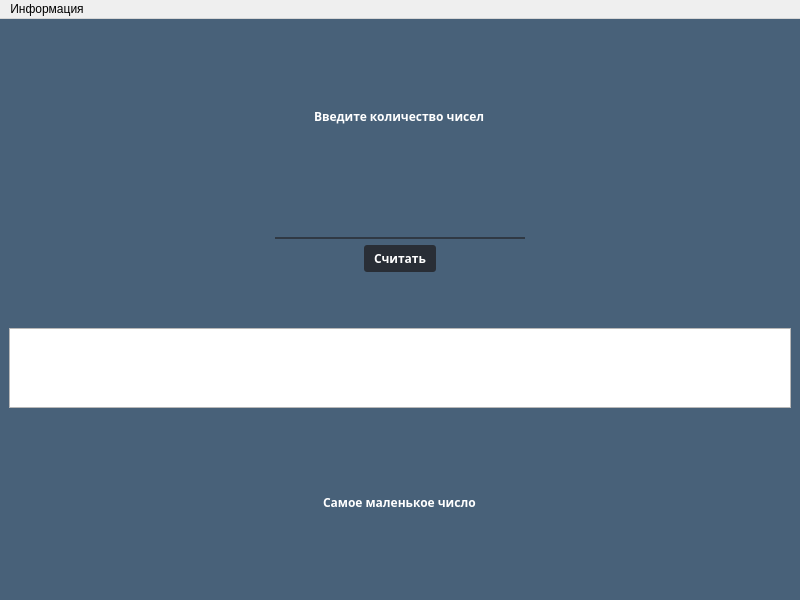
<?xml version="1.0" encoding="UTF-8"?>
<ui version="4.0">
 <class>MainWindow</class>
 <widget class="QMainWindow" name="MainWindow">
  <property name="geometry">
   <rect>
    <x>0</x>
    <y>0</y>
    <width>800</width>
    <height>600</height>
   </rect>
  </property>
  <property name="windowTitle">
   <string>Счет кратных чисел</string>
  </property>
  <property name="styleSheet">
   <string notr="true">QLabel, QPushButton, QLineEdit, QCheckBox {
    color: white;
	font-family: Rubick;
	font-size: 9pt;
	font-weight: 600;
	border: none;
}

QWidget#centralwidget{
	background-color: rgb(72, 97, 121);
}
	
QPushButton {
    background-color: rgb(41, 46, 54);
    color: #ffffff;
    border: none;
    padding: 5px 10px;
    border-radius: 3px;
}

  QPushButton:hover {
    background-color:  rgb(36, 41, 48);
}

  QPushButton:pressed {
    background-color:  rgb(24, 28, 33);
}

QPushButton:disabled {
    background-color: #929292;
    color: #d1d1d1;
}

QLineEdit{
    background-color: rgba(0, 0, 0, 0);
    border: none;
    border-bottom: 2px solid rgba(41, 46, 54, 200);
    color: white;
    padding-bottom: 7px;
    padding-left: 5px;
}
QLineEdit:hover {
    border-bottom: 2px solid rgba(52, 67, 79, 200);
}

QLineEdit:focus {
    border-bottom: 2px solid rgba(15, 17, 20, 200);
}

QCheckBox::indicator {
    width: 13px;
    height: 13px;
}

QCheckBox::indicator:unchecked {
	border: 2px solid #238fd6;
    background-color: #ffffff;
}

QCheckBox::indicator:hover {
    background-color: #ffffff;
    border: 2px solid #2AA8F7;
}

QCheckBox::indicator:pressed{
    border: 2px solid #0069d9;
}

QCheckBox::indicator:checked {
    border: 2px solid #238fd6;
    background-color: #ffffff;
    image: url(:/icon/icon/check_mark.png);
}

QCheckBox::indicator:checked:hover{
     border: 2px solid #2AA8F7;
}

QCheckBox::indicator:checked:pressed{
    border: 2px solid #0069d9;
}

QLabel#label_error_code_cc, #label_error_code_rcc{
    font-size: 8pt;
}
QLabel#label_img_login{
    border-image: url(Resources/style/picture/login.jpg);
    border-top-left-radius: 80px;
    border-bottom-left-radius: 15px;
    border-top-right-radius: 15px;
    border-bottom-right-radius: 15px;
}

QLabel#label_img_recovery{
    border-image: url(Resources/style/picture/recovery.jpg);
    border-top-left-radius: 80px;
    border-bottom-left-radius: 15px;
    border-top-right-radius: 15px;
    border-bottom-right-radius: 15px;
}

QLabel#label_img_registration{
    border-image: url(Resources/style/picture/registration.jpg);
    border-top-left-radius: 80px;
    border-bottom-left-radius: 15px;
    border-top-right-radius: 15px;
    border-bottom-right-radius: 15px;
}

QLabel#label_blackout_img{
    background-color:rgba(0, 0, 0, 80);
    border-top-left-radius: 80px;
    border-bottom-left-radius: 15px;
    border-top-right-radius: 15px;
    border-bottom-right-radius: 15px;
}

QLabel#label_welcome_message{
    background-color:rgba(0, 0, 0, 75);
}

QLabel#label_icon_cc, #label_icon_lg, #label_icon_rg, #label_icon_rcc, #label_icon_rced{
    image: url(:/icon/icon/book.png);
}

QPushButton#pushButton_forgotPassword_lg {
    background-color: rgba(0, 0, 0, 0);
    color: #238fd6;
}

QPushButton#pushButton_forgotPassword_lg:hover {
    background-color: rgba(0, 0, 0, 0);
    color: #007bff;
}

QPushButton#pushButton_forgotPassword_lg:pressed {
    background-color: rgba(0, 0, 0, 0);
   	color: #0069d9;
}

QPushButton#pushButton_close {
    background-color: rgba(0, 0, 0, 0);
    border-radius: 12px;
    padding: -3px;
    text-align: center;
}

QPushButton#pushButton_close:hover {
    background-color: rgb(198, 24, 24);
}

QPushButton#pushButton_close:pressed {
    background-color: rgb(162, 19, 19);
}

QLabel#label_text{
    font-size: 8pt;
    color: black;
}

QLabel#label_icon_question_rg, #label_icon_question_lg, #label_icon_question_rc, #label_icon_question_rced{
    image: url(:/icon/icon/question.png);
}

QToolTip {
    font-family: Rubick;
    font-size: 8pt;
    font-weight: 600;
    color: white;
    padding: 2px;
    border: 1px solid white;
    border-radius: 4px;
    background-color: rgb(41, 46, 54);
}
</string>
  </property>
  <widget class="QWidget" name="centralwidget">
   <layout class="QVBoxLayout" name="verticalLayout">
    <item alignment="Qt::AlignHCenter">
     <widget class="QLabel" name="label">
      <property name="text">
       <string>Введите количество чисел</string>
      </property>
     </widget>
    </item>
    <item alignment="Qt::AlignHCenter">
     <widget class="QLineEdit" name="lineEdit">
      <property name="minimumSize">
       <size>
        <width>250</width>
        <height>0</height>
       </size>
      </property>
     </widget>
    </item>
    <item alignment="Qt::AlignHCenter">
     <widget class="QPushButton" name="pushButton">
      <property name="cursor">
       <cursorShape>PointingHandCursor</cursorShape>
      </property>
      <property name="text">
       <string>Считать</string>
      </property>
     </widget>
    </item>
    <item>
     <spacer name="verticalSpacer">
      <property name="orientation">
       <enum>Qt::Vertical</enum>
      </property>
      <property name="sizeType">
       <enum>QSizePolicy::Fixed</enum>
      </property>
      <property name="sizeHint" stdset="0">
       <size>
        <width>20</width>
        <height>50</height>
       </size>
      </property>
     </spacer>
    </item>
    <item>
     <widget class="QTableWidget" name="tableWidget">
      <property name="maximumSize">
       <size>
        <width>16777215</width>
        <height>80</height>
       </size>
      </property>
     </widget>
    </item>
    <item alignment="Qt::AlignHCenter">
     <widget class="QLabel" name="label_2">
      <property name="text">
       <string>Самое маленькое число</string>
      </property>
     </widget>
    </item>
   </layout>
  </widget>
  <widget class="QMenuBar" name="menubar">
   <property name="geometry">
    <rect>
     <x>0</x>
     <y>0</y>
     <width>800</width>
     <height>21</height>
    </rect>
   </property>
   <widget class="QMenu" name="menu">
    <property name="title">
     <string>Информация</string>
    </property>
    <addaction name="action"/>
    <addaction name="action_2"/>
    <addaction name="action_3"/>
    <addaction name="action_4"/>
   </widget>
   <addaction name="menu"/>
  </widget>
  <action name="action">
   <property name="text">
    <string>Об авторе</string>
   </property>
  </action>
  <action name="action_2">
   <property name="text">
    <string>Инструкция</string>
   </property>
  </action>
  <action name="action_3">
   <property name="text">
    <string>Задание</string>
   </property>
  </action>
  <action name="action_4">
   <property name="text">
    <string>Закрыть</string>
   </property>
  </action>
 </widget>
 <resources/>
 <connections/>
</ui>
